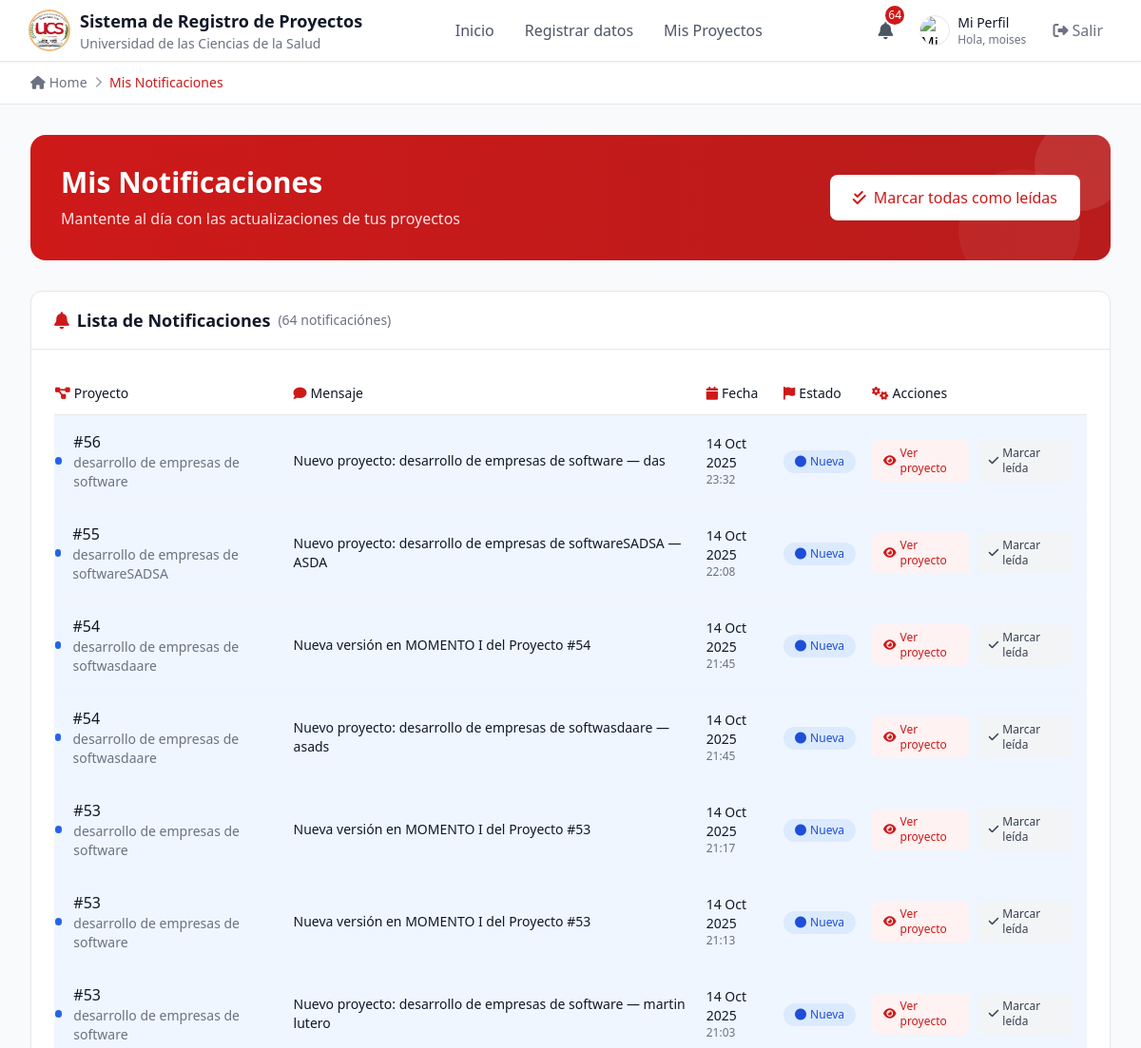
/notificaciones/ (signed in, upper part), run on an earlier commit of the app's database.
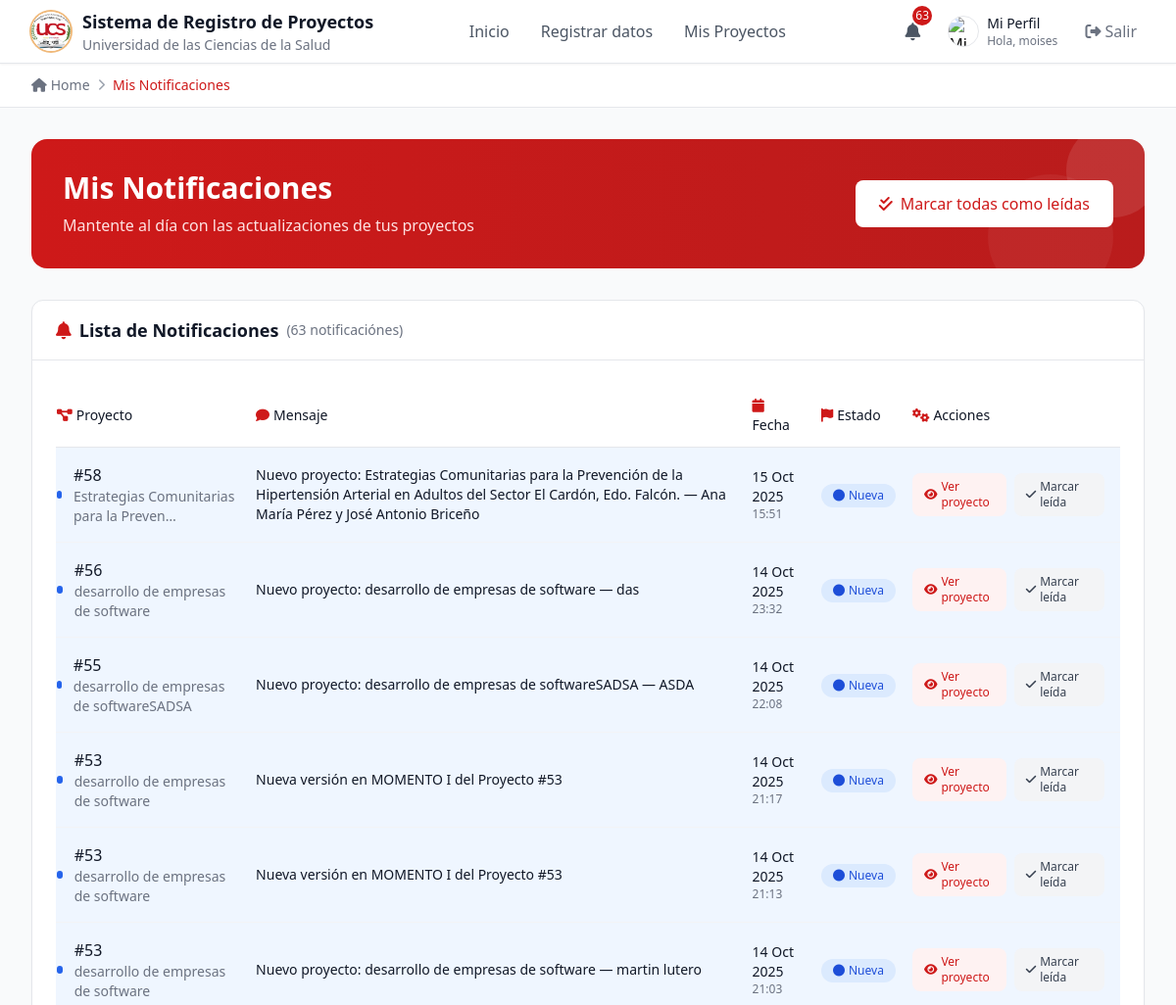
And on a later commit of the database.
### appsistem/models.py (models this page shows, shortened)
class Notification(models.Model):
    recipient = models.ForeignKey(User, on_delete=models.CASCADE, related_name='notifications')
    proyecto = models.ForeignKey('Proyecto', on_delete=models.CASCADE, related_name='notifications', null=True, blank=True)
    created_at = models.DateTimeField(default=timezone.now)
    is_read = models.BooleanField(default=False)
    preview = models.CharField(max_length=255)
    class Meta:
        ordering = ['-created_at']

class Proyecto(models.Model):
    ESTADOS_REVISION = (
        ("PENDIENTE", "Pendiente"),
        ("EN_REVISION", "En revisión"),
        ("APROBADO", "Aprobado"),
        ("RECHAZADO", "Rechazado"),
    )
    usuario = models.ForeignKey(User, on_delete=models.CASCADE)
    trayecto = models.ForeignKey(Trayecto, on_delete=models.CASCADE)
    pnf = models.ForeignKey(Pnf, on_delete=models.CASCADE)
    seccion = models.ForeignKey(Seccion, null=True, on_delete=models.CASCADE)
    tutor = models.CharField(max_length=120)
    titulo = models.TextField()
    descripcion = models.TextField()
    cedula = models.TextField(null=True)
    palabras_clave = models.TextField()
    autores = models.TextField()
    tutor_metodologico = models.TextField(null=True)
    estado = models.ForeignKey(Estado, on_delete=models.SET_NULL, null=True, blank=True, verbose_name="Estado de Venezuela")
    estado_revision = models.CharField(max_length=20, choices=ESTADOS_REVISION, default='PENDIENTE', verbose_name="Estado de Revisión")
    nota = models.PositiveSmallIntegerField(null=True, blank=True)
    municipio = models.TextField(null=True)
    parroquia = models.TextField(null=True)
    nombre_comunidad = models.TextField(null=True)
    fecha_creacion = models.DateField(default=date.today)
    fecha_subido = models.DateField(auto_now_add=True)
    archivo = models.FileField(upload_to="proyectos/", blank=True, null=True, validators=[validate_document_file_model])
    revisado = models.BooleanField(default=False, null=True)
    is_trashed = models.BooleanField(default=False, verbose_name="En Papelera")
    trashed_at = models.DateTimeField(null=True, blank=True, verbose_name="Fecha de Papelera")
    trashed_by = models.ForeignKey(User, null=True, blank=True, on_delete=models.SET_NULL, related_name='proyectos_enviados_papelera', verbose_name="Enviado a Papelera por")

### appsistem/views.py (the view)
# urls.py: path('notificaciones/', views.student_notifications_list, name='mis_notificaciones'),
@login_required(login_url='/login')
def student_notifications_list(request):
    qs = (Notification.objects
          .filter(recipient=request.user)
          .select_related('proyecto')
          .order_by('-created_at'))
    return render(request, 'mis_notificaciones.html', {'notifs': qs})

### appsistem/templates/mis_notificaciones.html (shortened to what this page needs)
{% extends 'index.html' %}
{% block breadcrumb %}<span class="text-ucs-red font-medium">Mis Notificaciones</span>{% endblock %}
{% block content %}
<div class="mb-8">
    <div class="bg-gradient-to-r from-ucs-red to-red-700 rounded-2xl p-6 sm:p-8 text-white relative overflow-hidden">
        <div class="relative z-10 flex flex-col sm:flex-row sm:items-center sm:justify-between">
            <div>
                <h2 class="text-2xl sm:text-3xl font-bold mb-2">Mis Notificaciones</h2>
                <p class="text-red-100 mb-4 sm:mb-0">Mantente al día con las actualizaciones de tus proyectos</p>
            </div>
            <form method="post" action="{% url 'mis_notificaciones_leer_todas' %}">
                <button class="bg-white text-ucs-red px-6 py-3 rounded-lg font-medium hover:bg-gray-50 transition-colors flex items-center">
                    <i class="fas fa-check-double mr-2"></i>Marcar todas como leídas
                </button>
            </form>
        </div>
        <div class="absolute top-0 right-0 -mt-4 -mr-4 w-16 sm:w-24 h-16 sm:h-24 bg-white bg-opacity-10 rounded-full"></div>
    </div>
</div>
<div class="bg-white rounded-xl shadow-sm border border-gray-200">
    <div class="px-4 sm:px-6 py-4 border-b border-gray-200">
        <h3 class="text-lg font-semibold text-gray-900 flex items-center">
            <i class="fas fa-bell mr-2 text-ucs-red"></i>Lista de Notificaciones
            {% if notifs %}
                <span class="ml-2 text-sm font-normal text-gray-500">({{ notifs|length }} notificación{{ notifs|length|pluralize:"es" }})</span>
            {% endif %}
        </h3>
    </div>
    <div class="p-4 sm:p-6">
        {% if notifs %}
            <div class="hidden lg:block overflow-x-auto">
                <table class="min-w-full">
                    <thead>
                        <tr class="border-b border-gray-200">
                            <th class="text-left py-3 pr-4 text-sm font-medium text-gray-900">
                                <i class="fas fa-project-diagram mr-1 text-ucs-red"></i>Proyecto
                            </th>
                            <th class="text-left py-3 pr-4 text-sm font-medium text-gray-900">
                                <i class="fas fa-comment mr-1 text-ucs-red"></i>Mensaje
                            </th>
                            <th class="text-left py-3 pr-4 text-sm font-medium text-gray-900">
                                <i class="fas fa-calendar mr-1 text-ucs-red"></i>Fecha
                            </th>
                            <th class="text-left py-3 pr-4 text-sm font-medium text-gray-900">
                                <i class="fas fa-flag mr-1 text-ucs-red"></i>Estado
                            </th>
                            <th class="text-left py-3 pr-4 text-sm font-medium text-gray-900">
                                <i class="fas fa-cogs mr-1 text-ucs-red"></i>Acciones
                            </th>
                        </tr>
                    </thead>
                    <tbody class="divide-y divide-gray-100">
                        {% for n in notifs %}
                        <tr class="{% if not n.is_read %}bg-blue-50{% endif %} hover:bg-gray-50 transition-colors">
                            <td class="py-4 pr-4">
                                <div class="flex items-center">
                                    {% if not n.is_read %}
                                        <div class="w-2 h-2 bg-blue-600 rounded-full mr-3"></div>
                                    {% else %}
                                        <div class="w-2 h-2 bg-transparent rounded-full mr-3"></div>
                                    {% endif %}
                                    <div>
                                        <div class="font-medium text-gray-900">#{{ n.proyecto.id }}</div>
                                        <div class="text-sm text-gray-500">{{ n.proyecto.titulo|truncatechars:40 }}</div>
                                    </div>
                                </div>
                            </td>
                            <td class="py-4 pr-4">
                                <div class="text-sm text-gray-900">{{ n.preview }}</div>
                            </td>
                            <td class="py-4 pr-4">
                                <div class="text-sm text-gray-900">{{ n.created_at|date:'d M Y' }}</div>
                                <div class="text-xs text-gray-500">{{ n.created_at|date:'H:i' }}</div>
                            </td>
                            <td class="py-4 pr-4">
                                {% if n.is_read %}
                                    <span class="inline-flex items-center px-3 py-1 rounded-full text-xs font-medium bg-gray-100 text-gray-700">
                                        <i class="fas fa-check mr-1"></i>Leída
                                    </span>
                                {% else %}
                                    <span class="inline-flex items-center px-3 py-1 rounded-full text-xs font-medium bg-blue-100 text-blue-700">
                                        <i class="fas fa-circle mr-1"></i>Nueva
                                    </span>
                                {% endif %}
                            </td>
                            <td class="py-4 pr-4">
                                <div class="flex items-center space-x-2">
                                    <a href="{% url 'proyecto_detalle' n.proyecto_id %}"
                                       class="inline-flex items-center px-3 py-1.5 text-xs font-medium text-ucs-red bg-red-50 rounded-lg hover:bg-red-100 transition-colors">
                                        <i class="fas fa-eye mr-1"></i>Ver proyecto
                                    </a>
                                    {% if not n.is_read %}
                                        <a href="{% url 'notif_leer' n.id %}"
                                           class="inline-flex items-center px-3 py-1.5 text-xs font-medium text-gray-700 bg-gray-100 rounded-lg hover:bg-gray-200 transition-colors">
                                            <i class="fas fa-check mr-1"></i>Marcar leída
                                        </a>
                                    {% endif %}
                                </div>
                            </td>
                        </tr>
                        {% endfor %}
                    </tbody>
                </table>
            </div>
        {% endif %}
    </div>
</div>
{% endblock %}

### appsistem/templates/index.html (shortened to what this page needs)
{% load static %}
<!DOCTYPE html>
<html lang="es">
<head>
    <script src="https://cdn.tailwindcss.com"></script>
    <link rel="stylesheet" href="https://cdnjs.cloudflare.com/ajax/libs/font-awesome/6.4.0/css/all.min.css">
</head>
<body class="bg-gray-50 min-h-screen">
    <header class="bg-white shadow-sm border-b border-gray-200 sticky top-0 z-40">
        <div class="max-w-7xl mx-auto px-4 sm:px-6 lg:px-8">
            <div class="flex justify-between items-center h-16">
                <div class="flex items-center space-x-3">
                    <a href="{% url 'home' %}">
                        <img src="/media/img/logo2.png"
                             alt="UCS Logo" class="h-8 sm:h-10 w-8 sm:w-10 rounded-full ring-2 ring-ucs-gold object-cover">
                    </a>
                    <div class="hidden sm:block">
                        <h1 class="text-base sm:text-lg font-semibold text-gray-900">Sistema de Registro de Proyectos</h1>
                        <p class="text-xs sm:text-sm text-gray-500">Universidad de las Ciencias de la Salud</p>
                    </div>
                </div>
                <nav class="hidden lg:flex items-center space-x-8">
                    <a href="/inicio" class="{% if request.resolver_match.url_name == 'inicio' %}text-ucs-red font-medium border-b-2 border-ucs-red pb-1{% else %}text-gray-600 hover:text-ucs-red transition-colors{% endif %}">Inicio</a>
                    <a href="/subir/" class="{% if request.resolver_match.url_name == 'subir' %}text-ucs-red font-medium border-b-2 border-ucs-red pb-1{% else %}text-gray-600 hover:text-ucs-red transition-colors{% endif %}">Registrar datos</a>
                    <a href="/misproyectos/" class="{% if request.resolver_match.url_name == 'misproyectos' %}text-ucs-red font-medium border-b-2 border-ucs-red pb-1{% else %}text-gray-600 hover:text-ucs-red transition-colors{% endif %}">Mis Proyectos</a>
                </nav>
                <div class="flex items-center space-x-2 sm:space-x-4">
                    {% if user.is_authenticated %}
                    <div class="relative">
                        <button id="notifBtnStd" type="button" class="relative p-2 text-gray-600 hover:text-ucs-red transition-colors" title="Notificaciones">
                            <i class="fas fa-bell text-base sm:text-lg"></i>
                            {% if unread_count and unread_count > 0 %}
                            <span class="absolute -top-1 -right-1 bg-ucs-red text-white text-xs rounded-full h-4 w-4 sm:h-5 sm:w-5 flex items-center justify-center text-xs">{{ unread_count }}</span>
                            {% endif %}
                        </button>
                    </div>
                    <div class="flex items-center space-x-2 sm:space-x-3">
                        <a href="{% url 'student_profile' %}" class="flex items-center space-x-2 hover:bg-gray-50 rounded-lg p-1 transition-colors">
                            <img src="{% if user.profile.photo %}{{ user.profile.photo.url }}{% else %}{% static 'img/user.png' %}{% endif %}"
                                 alt="Mi Perfil" class="h-7 w-7 sm:h-8 sm:w-8 rounded-full object-cover border border-gray-200">
                            <div class="hidden md:block">
                                <p class="text-sm font-medium text-gray-900">Mi Perfil</p>
                                <p class="text-xs text-gray-500">Hola, {{ user.first_name|default:user.username }}</p>
                            </div>
                        </a>
                    </div>
                    <a href="/cerrar/" class="text-gray-500 hover:text-ucs-red transition-colors p-1 sm:p-2 flex items-center">
                        <i class="fas fa-sign-out-alt text-sm sm:text-base"></i>
                        <span class="hidden lg:inline ml-1">Salir</span>
                    </a>
                    {% else %}
                    <a href="/login/" class="bg-ucs-red text-white px-4 py-2 rounded-lg hover:bg-red-700 transition-colors text-sm">
                        <i class="fas fa-sign-in-alt mr-1"></i>Entrar
                    </a>
                    {% endif %}
                </div>
            </div>
        </div>
    </header>
    <div class="bg-white border-b border-gray-200">
        <div class="max-w-7xl mx-auto px-4 sm:px-6 lg:px-8 py-3">
            <nav class="flex items-center space-x-2 text-sm">
                <a href="{% url 'home' %}" class="text-gray-500 hover:text-ucs-red transition-colors">
                    <i class="fas fa-home mr-1"></i>Home
                </a>
                <i class="fas fa-chevron-right text-gray-400 text-xs"></i>
                {% block breadcrumb %}{% endblock %}
            </nav>
        </div>
    </div>
    <main class="max-w-7xl mx-auto px-4 sm:px-6 lg:px-8 py-8">
        {% block content %}{% endblock %}
    </main>
</body>
</html>

### appsistem/templates/index.html (style rules this page uses)
:root { --ucs-red: #CE1919; --ucs-gold: #F0B97A; --ucs-dark: #1f2937; --ucs-gray: #f3f4f6; }
.animate-fade-in { animation: fadeIn 0.6s ease-out; }

What changed in the data, as far as the page shows it:
removed Notification: is_read False (drawn), proyecto.id "54", proyecto.titulo "desarrollo de empresas de softwasdaare", preview "Nueva versión en MOMENTO I del Proyecto #54", created_at "14 Oct 2025", created_at "21:45"
removed Notification: is_read False (drawn), proyecto.id "54", proyecto.titulo "desarrollo de empresas de softwasdaare", preview "Nuevo proyecto: desarrollo de empresas de softwasdaare — asads", created_at "14 Oct 2025", created_at "21:45"
added Notification: is_read False (drawn), proyecto.id "58", proyecto.titulo "Estrategias Comunitarias para la Preven…", preview "Nuevo proyecto: Estrategias Comunitarias para la Prevención de la Hipertensión Arterial en Adultos del Sector El Cardón, Edo. Falcón. — Ana María Pérez y José Antonio Briceño", created_at "15 Oct 2025", created_at "15:51"
Also different on the page:
{{ unread_count }}: "64" → "63"
{{ notifs|length }}: "64" → "63"
